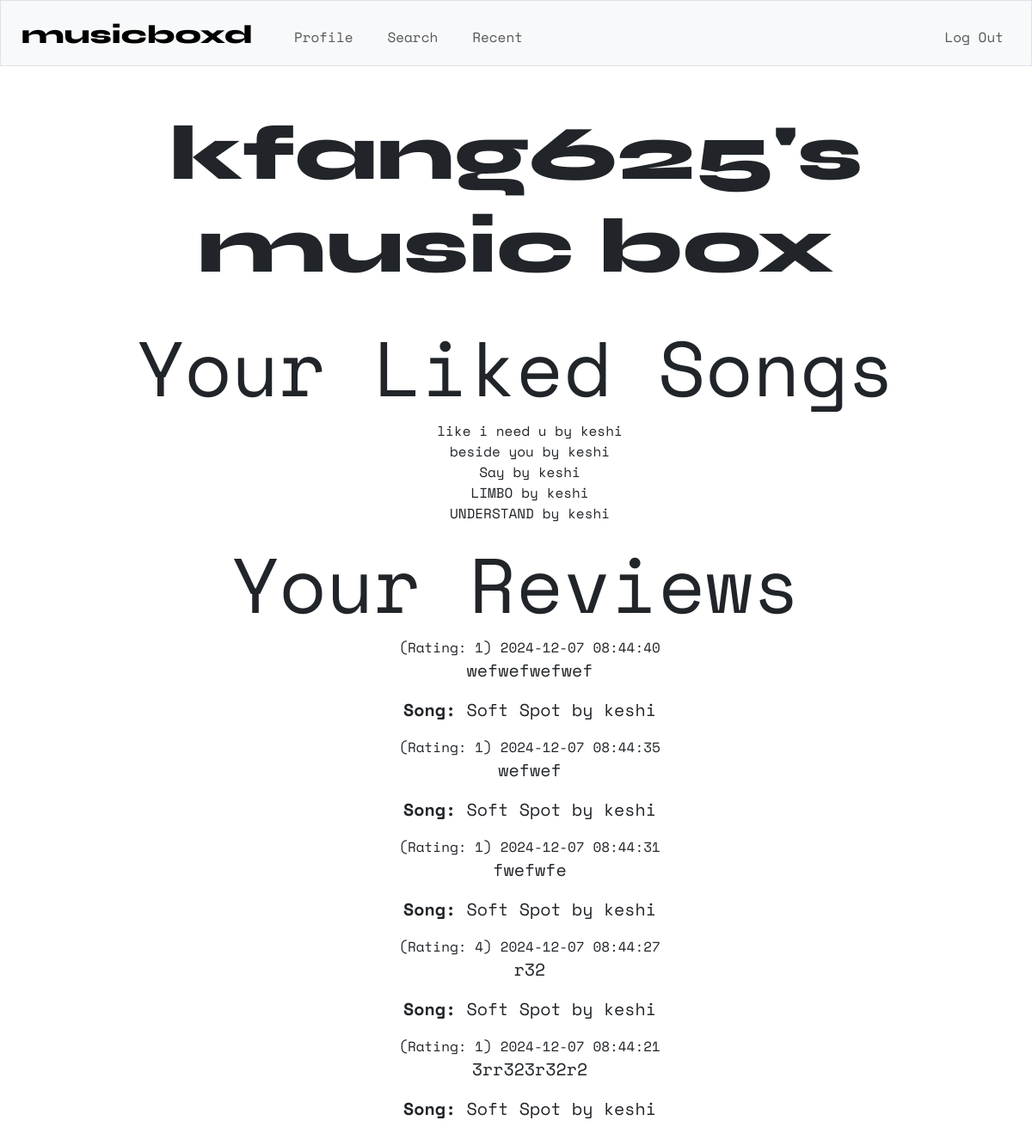
Screenshot of /profile (signed in) with the database file from the repository.
### tables this page shows
CREATE TABLE users ( id INTEGER PRIMARY KEY, username TEXT NOT NULL UNIQUE, hash TEXT NOT NULL );

CREATE TABLE songs ( id TEXT PRIMARY KEY, title TEXT NOT NULL, artist TEXT NOT NULL);

CREATE TABLE reviews ( id INTEGER PRIMARY KEY, review TEXT NOT NULL, rating INTEGER NOT NULL, user_id INTEGER NOT NULL, song_id TEXT NOT NULL, timestamp DATETIME DEFAULT CURRENT_TIMESTAMP, FOREIGN KEY (user_id) REFERENCES users (id), FOREIGN KEY (song_id) REFERENCES songs (id) );

### app.py (the view)
@app.route("/profile")
@login_required
def profile():
    user = db.execute("SELECT * FROM users WHERE id = ?", (session["user_id"],))
    if len(user) != 1:
        error_message = "Something went wrong during registration."
        return render_template("profile.html", error_message=error_message)
    username = user[0]["username"]
    reviews = db.execute(
        """
        SELECT reviews.rating, reviews.timestamp, reviews.review,
            songs.title AS song_title, songs.artist AS song_artist
        FROM reviews
        JOIN songs ON reviews.song_id = songs.id
        WHERE reviews.user_id = ?
        ORDER BY reviews.timestamp DESC LIMIT 5
        """,
        (session["user_id"],)
    )
    liked_songs = db.execute(
        """
        SELECT songs.title AS name, songs.artist
        FROM songs
        JOIN likes ON songs.id = likes.song_id
        WHERE likes.user_id = ?
        ORDER BY likes.timestamp DESC LIMIT 5
        """,
        (session["user_id"],)
    )
    return render_template("profile.html", name=username, reviews=reviews, songs=liked_songs)

### helpers.py (called while the page is built)
def login_required(f):
    @wraps(f)
    def decorated_function(*args, **kwargs):
        if session.get("user_id") is None:
            return redirect("/login")
        return f(*args, **kwargs)
    return decorated_function

### templates/profile.html (shortened to what this page needs)
{% extends "layout.html" %}
{% block main %}
    <div class="profile-container">
        <h1 class="syne">{{ name }}'s<br>music box</h1>
        <br>
            <h1>Your Liked Songs</h1>
            {% if songs %}
                <ul>
                    {% for song in songs %}
                        <li>{{ song.name }} by {{ song.artist }}</li>
                    {% endfor %}
                </ul>
            {% else %}
                <p>You haven't liked any songs yet.</p>
            {% endif %}
        <h1>Your Reviews</h1>
        {% if reviews %}
            <ul>
                {% for review in reviews %}
                <li>
                    (Rating: {{ review.rating }}) {{ review.timestamp }}
                    <p>{{ review.review }}</p>
                    <p><strong>Song:</strong> {{ review.song_title }} by {{ review.song_artist }}</p>
                </li>
                {% endfor %}
            </ul>
        {% else %}
            <p>No reviews yet.</p>
        {% endif %}
    </div>
    <br>
{% endblock %}

### templates/layout.html (shortened to what this page needs)
<!DOCTYPE html>
<html lang="en">
    <head>
        <link href="https://cdn.jsdelivr.net/npm/bootstrap@5.3.3/dist/css/bootstrap.min.css" rel="stylesheet">
        <link href="/static/styles.css" rel="stylesheet">
    </head>
    <body>
        {% if session["user_id"] %}
            <nav class="bg-light border navbar navbar-expand-md navbar-light">
                <div class="container-fluid px-4">
                    <a class="navbar-brand" href="/"><span class="syne" style="font-size:30px">musicboxd</span></a>
                    <div class="collapse navbar-collapse" id="navbar">
                        <ul class="navbar-nav me-auto mt-2">
                            <li class="nav-item ms-4"><a class="nav-link" href="/profile">Profile</a></li>
                            <li class="nav-item ms-4"><a class="nav-link" href="/search">Search</a></li>
                            <li class="nav-item ms-4"><a class="nav-link" href="/recent">Recent</a></li>
                        </ul>
                        <ul class="navbar-nav ms-auto mt-2">
                            <li class="nav-item"><a class="nav-link" href="/logout">Log Out</a></li>
                        </ul>
                    </div>
                </div>
            </nav>
        {% endif %}
        <main class="container py-5 text-center">
            {% block main %}{% endblock %}
        </main>
    </body>
</html>

### static/styles.css (style rules this page uses)
h1 { font-size: 90px; }
p { font-size: 20px; }
ul { list-style-type: none; }
nav .navbar-brand { font-size: xx-large; font-family: "Space Mono"; }
body { font-family: "Space Mono"; }
.syne { font-family: "Syne", sans-serif; font-optical-sizing: auto; font-weight: 800; font-style: normal; }

### rows the page displays
users: username "kfang625"
songs: name "like i need u", artist "keshi"
songs: name "beside you", artist "keshi"
songs: name "Say", artist "keshi"
songs: name "LIMBO", artist "keshi"
songs: name "UNDERSTAND", artist "keshi"
reviews: rating "1", timestamp "2024-12-07 08:44:40", review "wefwefwefwef", song_title "Soft Spot", song_artist "keshi"
reviews: rating "1", timestamp "2024-12-07 08:44:35", review "wefwef", song_title "Soft Spot", song_artist "keshi"
reviews: rating "1", timestamp "2024-12-07 08:44:31", review "fwefwfe", song_title "Soft Spot", song_artist "keshi"
reviews: rating "4", timestamp "2024-12-07 08:44:27", review "r32", song_title "Soft Spot", song_artist "keshi"
reviews: rating "1", timestamp "2024-12-07 08:44:21", review "3rr323r32r2", song_title "Soft Spot", song_artist "keshi"
